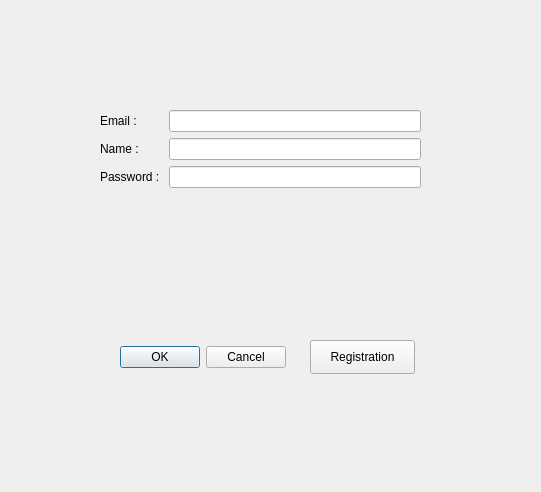
<?xml version="1.0" encoding="UTF-8"?>
<ui version="4.0">
 <class>DialogRegistration</class>
 <widget class="QDialog" name="DialogRegistration">
  <property name="geometry">
   <rect>
    <x>0</x>
    <y>0</y>
    <width>541</width>
    <height>492</height>
   </rect>
  </property>
  <property name="windowTitle">
   <string>Dialog</string>
  </property>
  <widget class="QDialogButtonBox" name="buttonBox">
   <property name="geometry">
    <rect>
     <x>120</x>
     <y>340</y>
     <width>166</width>
     <height>34</height>
    </rect>
   </property>
   <property name="standardButtons">
    <set>QDialogButtonBox::Cancel|QDialogButtonBox::Ok</set>
   </property>
  </widget>
  <widget class="QPushButton" name="pushButtonRegistration">
   <property name="geometry">
    <rect>
     <x>310</x>
     <y>340</y>
     <width>105</width>
     <height>34</height>
    </rect>
   </property>
   <property name="text">
    <string>Registration</string>
   </property>
  </widget>
  <widget class="QWidget" name="formLayoutWidget">
   <property name="geometry">
    <rect>
     <x>100</x>
     <y>110</y>
     <width>321</width>
     <height>121</height>
    </rect>
   </property>
   <layout class="QFormLayout" name="formLayout">
    <item row="0" column="0">
     <widget class="QLabel" name="labelEmail">
      <property name="text">
       <string>Email : </string>
      </property>
     </widget>
    </item>
    <item row="1" column="0">
     <widget class="QLabel" name="labelName">
      <property name="text">
       <string>Name : </string>
      </property>
     </widget>
    </item>
    <item row="2" column="0">
     <widget class="QLabel" name="labelPassword">
      <property name="text">
       <string>Password : </string>
      </property>
     </widget>
    </item>
    <item row="0" column="1">
     <widget class="QLineEdit" name="editEmail"/>
    </item>
    <item row="1" column="1">
     <widget class="QLineEdit" name="lineName"/>
    </item>
    <item row="2" column="1">
     <widget class="QLineEdit" name="linePassword">
      <property name="echoMode">
       <enum>QLineEdit::Password</enum>
      </property>
     </widget>
    </item>
   </layout>
  </widget>
 </widget>
 <resources/>
 <connections/>
</ui>
